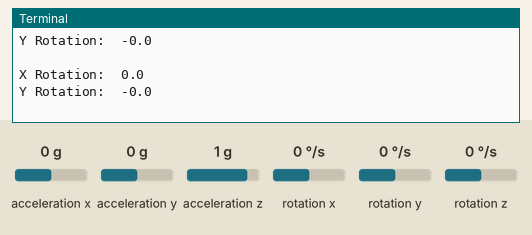
The program below on a simulated Raspberry Pi (BCM pin numbers). Shown: the last lines printed to the terminal. The test bench sets the inputs (shaded band); at power-on: acceleration x 0 g, acceleration y 0 g, acceleration z 1 g, rotation x 0 °/s, rotation y 0 °/s, rotation z 0 °/s.

Above: at 1.2 s.
1.3 s: acceleration x set to -1.4 g
At 2.1 s:
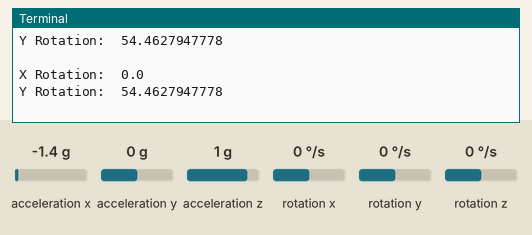
2.8 s: acceleration y set to -1.4 g
At 3.8 s:
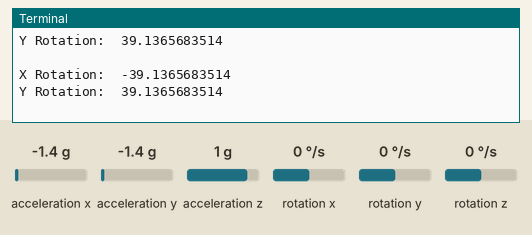
4.3 s: acceleration z set to -1.4 g
At 5.1 s:
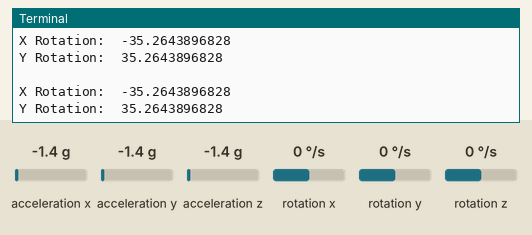
Timing chart, 0 to 7.3 s (numbered marks = the images above; inputs shaded):
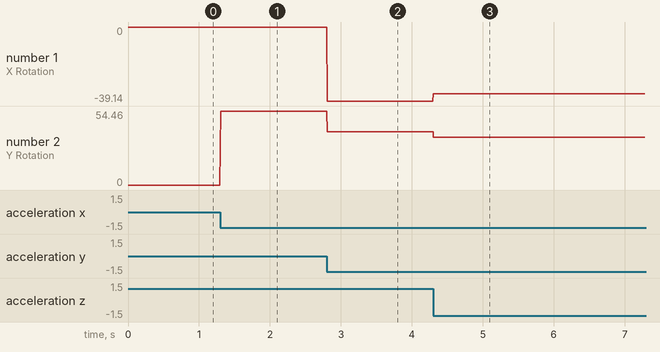

The program:

Angle.py
```python
#!/usr/bin/python
import smbus
import math

# Register
power_mgmt_1 = 0x6b
power_mgmt_2 = 0x6c

def read_byte(reg):
    return bus.read_byte_data(address, reg)

def read_word(reg):
    h = bus.read_byte_data(address, reg)
    l = bus.read_byte_data(address, reg+1)
    value = (h << 8) + l
    return value

def read_word_2c(reg):
    val = read_word(reg)
    if (val >= 0x8000):
        return -((65535 - val) + 1)
    else:
        return val

def dist(a,b):
    return math.sqrt((a*a)+(b*b))

def get_y_rotation(x,y,z):
    radians = math.atan2(x, dist(y,z))
    return -math.degrees(radians)

def get_x_rotation(x,y,z):
    radians = math.atan2(y, dist(x,z))
    return math.degrees(radians)

bus = smbus.SMBus(1) # bus = smbus.SMBus(0) fuer Revision 1
address = 0x68       # via i2cdetect

# Aktivieren, um das Modul ansprechen zu koennen
bus.write_byte_data(address, power_mgmt_1, 0)

print "Gyroskop"
print "--------"

while 1:
    gyroskop_xout = read_word_2c(0x43)
    gyroskop_yout = read_word_2c(0x45)
    gyroskop_zout = read_word_2c(0x47)

 #   print "gyroskop_xout: ", ("%5d" % gyroskop_xout), " skaliert: ", (gyroskop_xout / 131)
  #  print "gyroskop_yout: ", ("%5d" % gyroskop_yout), " skaliert: ", (gyroskop_yout / 131)
   # print "gyroskop_zout: ", ("%5d" % gyroskop_zout), " skaliert: ", (gyroskop_zout / 131)

    print
#    print "Beschleunigungssensor"
 #   print "---------------------"

    beschleunigung_xout = read_word_2c(0x3b)
    beschleunigung_yout = read_word_2c(0x3d)
    beschleunigung_zout = read_word_2c(0x3f)

    beschleunigung_xout_skaliert = beschleunigung_xout / 16384.0
    beschleunigung_yout_skaliert = beschleunigung_yout / 16384.0
    beschleunigung_zout_skaliert = beschleunigung_zout / 16384.0

#print "beschleunigung_xout: ", ("%6d" % beschleunigung_xout), " skaliert: ", beschleunigung_xout_skaliert
#print "beschleunigung_yout: ", ("%6d" % beschleunigung_yout), " skaliert: ", beschleunigung_yout_skaliert
#print "beschleunigung_zout: ", ("%6d" % beschleunigung_zout), " skaliert: ", beschleunigung_zout_skaliert

    print "X Rotation: " , get_x_rotation(beschleunigung_xout_skaliert, beschleunigung_yout_skaliert, beschleunigung_zout_skaliert)
    print "Y Rotation: " , get_y_rotation(beschleunigung_xout_skaliert, beschleunigung_yout_skaliert, beschleunigung_zout_skaliert)
```

Measured:
- after the input at 1.3 s, the terminal: prints a new line at once (image 1)
- after the input at 2.8 s, the terminal: prints a new line at once (image 2)
- after the input at 4.3 s, the terminal: prints a new line at once (image 3)
- plotted number 1: 0 → -39.14 after the input at 2.8 s, -39.14 → -35.26 after the input at 4.3 s
- plotted number 2: 0 → 54.46 after the input at 1.3 s, 54.46 → 39.14 after the input at 2.8 s, 39.14 → 35.26 after the input at 4.3 s
